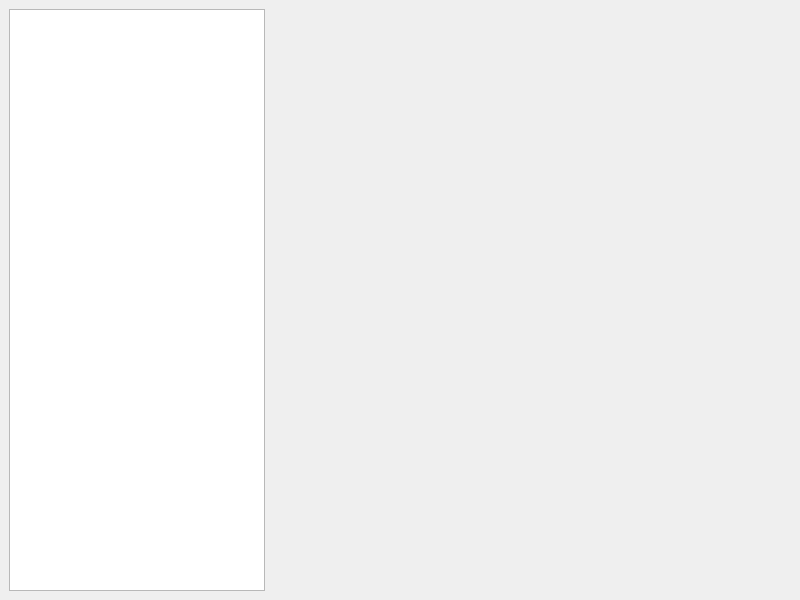
<?xml version="1.0" encoding="UTF-8"?>
<ui version="4.0">
 <class>MainWindow</class>
 <widget class="QMainWindow" name="MainWindow">
  <property name="geometry">
   <rect>
    <x>0</x>
    <y>0</y>
    <width>800</width>
    <height>600</height>
   </rect>
  </property>
  <property name="windowTitle">
   <string>MainWindow</string>
  </property>
  <widget class="QWidget" name="centralwidget">
   <layout class="QHBoxLayout" name="horizontalLayout">
    <item>
     <widget class="QListWidget" name="tabsListWidget">
      <property name="sizePolicy">
       <sizepolicy hsizetype="Minimum" vsizetype="Expanding">
        <horstretch>0</horstretch>
        <verstretch>0</verstretch>
       </sizepolicy>
      </property>
     </widget>
    </item>
    <item>
     <widget class="QWidget" name="tabWidget" native="true">
      <property name="sizePolicy">
       <sizepolicy hsizetype="Expanding" vsizetype="Preferred">
        <horstretch>0</horstretch>
        <verstretch>0</verstretch>
       </sizepolicy>
      </property>
     </widget>
    </item>
   </layout>
  </widget>
 </widget>
 <resources/>
 <connections/>
</ui>
